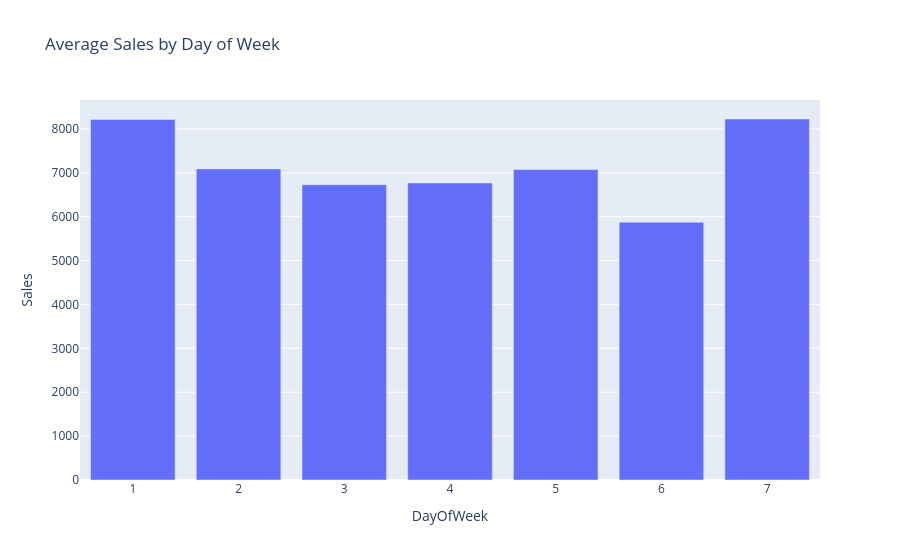

The notebook cell saved with this chart:
### Code cell
import plotly.express as px

day_sales = merged_df.groupby('DayOfWeek')['Sales'].mean().reset_index()
fig = px.bar(
    day_sales,
    x='DayOfWeek',
    y='Sales',
    title='Average Sales by Day of Week',
    hover_data=['Sales']
)

fig.show()

### Figure 1 — Plotly figure (JSON) as saved in the notebook; plotly's stock layout.template omitted (floating-point values rounded to 4 significant figures)
{"data": [{"hovertemplate": "DayOfWeek=%{x}<br>Sales=%{y}<extra></extra>", "legendgroup": "", "marker": {"color": "#636efa", "pattern": {"shape": ""}}, "name": "", "orientation": "v", "showlegend": false, "textposition": "auto", "type": "bar", "x": [1, 2, 3, 4, 5, 6, 7], "xaxis": "x", "y": [8216.0, 7088.0, 6728.0, 6767.0, 7073.0, 5875.0, 8225.0], "yaxis": "y"}], "layout": {"barmode": "relative", "legend": {"tracegroupgap": 0}, "title": {"text": "Average Sales by Day of Week"}, "xaxis": {"anchor": "y", "domain": [0, 1], "title": {"text": "DayOfWeek"}}, "yaxis": {"anchor": "x", "domain": [0, 1], "title": {"text": "Sales"}}}}
